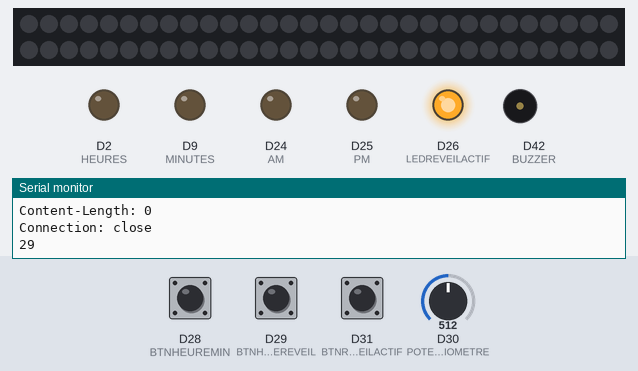
Recording of a sketch running on a simulated Arduino MKR. Parts: 60 RGB LEDs in strip order, left to right, continuing on the next row, output pins drawn as LEDs (lit = HIGH), buzzer (waves = sounding), the last lines printed to the serial monitor. The test bench sets the inputs (shaded band); at power-on: D30 (POTENTIOMETRE) = 512, D29 (BTNHORLOGEREVEIL) LOW, D28 (BTNHEUREMIN) LOW, D31 (BTNREVEILACTIF) LOW. WiFi joins after 1.5 s; servers stay silent unless stated; uploads are accepted with an empty reply.

Above: at 8.1 s.
8.2 s: D30 (POTENTIOMETRE) set to 546
13.8 s: D30 (POTENTIOMETRE) set to 562
At 18.5 s:
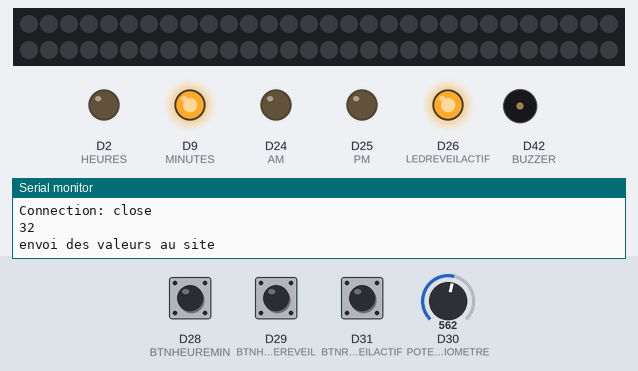
26.6 s: D29 (BTNHORLOGEREVEIL) pulled HIGH for 2.85 s
At 28.0 s:
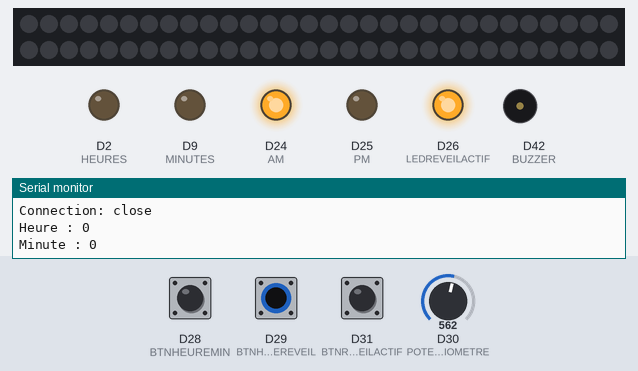
41.1 s: D30 (POTENTIOMETRE) set to 10
At 50.8 s:
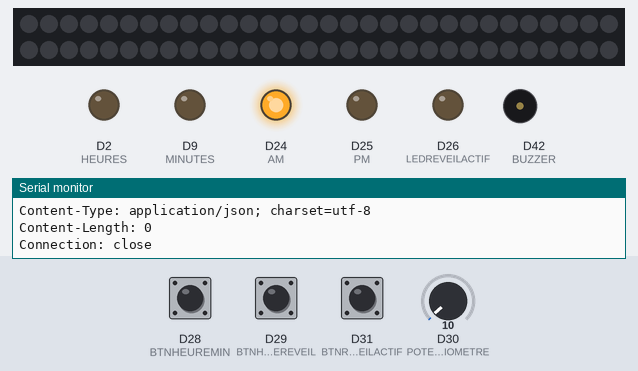
57.2 s: D30 (POTENTIOMETRE) set to 19
At 65.8 s:
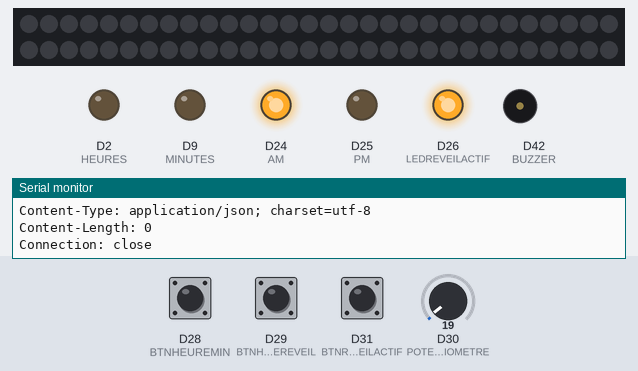
66.1 s: D30 (POTENTIOMETRE) set to 15
At 75.13 s:
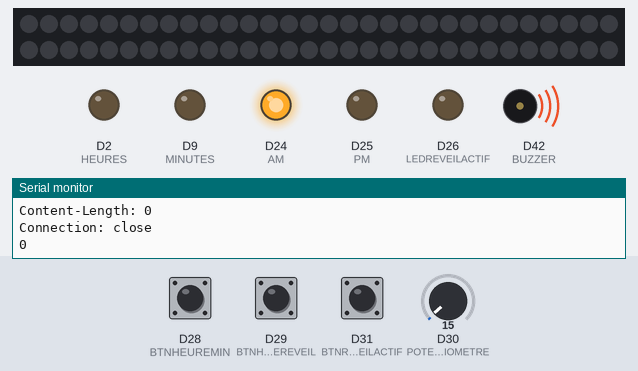
Timing chart, 0 to 76.7 s (numbered marks = the images above; inputs shaded):
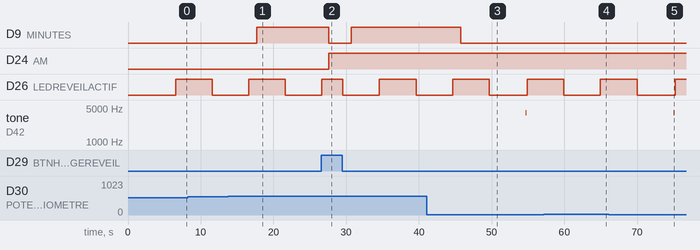

Measured:
- the behaviour switches between 554 and 555 on D30 (POTENTIOMETRE) (found by bisection; images 0 and 1)
- the behaviour switches between 18 and 17 on D30 (POTENTIOMETRE) (found by bisection; images 4 and 5)
- after the input at 13.8 s, D9 (MINUTES): LOW → HIGH after 3.9 s
- after the input at 26.6 s, D9 (MINUTES): HIGH → LOW after 1.0 s, → HIGH 3.1 s later; D24 (AM): LOW → HIGH after 1.0 s
- after the input at 41.1 s, D9 (MINUTES): HIGH → LOW after 4.7 s; tone on D42 (BUZZER): silent → 4000 Hz after 13.6 s, → silent 0.10 s later
- after the input at 57.2 s, tone on D42 (BUZZER): stays silent (without the input it goes to 4000 Hz after 7.8 s)
- after the input at 66.1 s, tone on D42 (BUZZER): silent → 4000 Hz after 8.9 s, → silent 0.10 s later

The sketch:

Arduiwake.ino
```cpp
/* SETUP :
 * bouton d'activation du reveil  Pin 12
 * bouton mode réveil/heure       Pin 11
 * Neopixel Strip                 Pin 10
 * Buzzer3                        Pin 9
 * bouton poussoir heure/minutes  Pin 8
 * bouton poussoir heure reveil   Pin 7
 * Galvanometre heure             Pin 6
 * Galvanometre minutes           Pin 5
 * LED Matin                      Pin 4
 * LED Apres Midi                 Pin 3
 * LED reveil activé ou non       Pin 2
 * Potentiometre                  Pin A0
 */

//import des bibliotheques:

//programme de Théophane
//*************************************************
#include <Wire.h>
#include <Adafruit_NeoPixel.h>
//*************************************************

//Programme d'Éléonore
//=================================================
#include <SPI.h>
#include <WiFi101.h>
//=================================================

//réglage des GIPO:

//programme de Théophane
//*************************************************
#define HEURES 2
#define MINUTES 9
#define AM 24
#define PM 25
#define LEDREVEILACTIF 26
#define BTNHEUREMIN 28
#define BTNHORLOGEREVEIL 29
#define BTNREVEILACTIF 31
#define NEOPIXEL 4
#define POTENTIOMETRE A15
#define BUZZER 42
//*************************************************

//Initialisation des variables:

//programme de Théophane
//*************************************************
boolean switchHeureMinute = false;
boolean modeHorloge = true;
boolean modeReveil = false;
boolean reveilActif = false;
boolean modeWifiManuel;
int heurePrecedente;
int heureDuReveil;
int minuteDuReveil;
int decalageHoraire;
int heureActuelleEnMinute;
int minuteAvantHeureDuReveil;
int heureDuReveilEnMinute;
int heureActuelle;
int minuteActuelle;
boolean leReveilASonne = 0;
int rouge = 255;
int vert = 255;
int bleu = 255;
int intensite []= {5,7,8,10,13,15,19,23,28,34,42,51,62,76,93,114,139,170,207,255};

//initialisation de la guirlande de LED
Adafruit_NeoPixel strip = Adafruit_NeoPixel(60, NEOPIXEL, NEO_GRB + NEO_KHZ800);
//*************************************************

//Programme d'Éléonore
//=================================================
char ssid[] = "arduiwake"; //  nom du reseau
char pass[] = "arduiwake";    // nom du mot de passe

String Chaine = "";// ce qui est reçu du site web/enregistrement des parametres sous forme de chaine

String SN = "123456"; // No de serie de l'appareil a lire dans l'EPROM (a faire).
                      // Il faudra prealablement l'inscrire en EPROM (autre programme)


//----------- Variables de gestion des parametres du reveil-----------

//Stockage des paramètres
String HH; // Heure du reveil
String MN ; // Minutes du reveil
String FH; // Fuseau horaire
String R;  // composante R
String V;  // composante V
String B; // Composante B
String H_HH; // Heures de l'horloge
String H_MN; // Minutes de l'horloge
String R_A; //réveil actif

boolean HH_Modifiee;//  Heure du reveil modifiee
boolean MN_Modifiee;// Minutes du reveil modifiees
boolean FH_Modifiee; // Fuseau horaire
boolean R_Modifiee;  // composante R modifiee
boolean V_Modifiee;  // composante V modifiee
boolean B_Modifiee; // Composante B modifiee
boolean H_HH_Modifiee; // heures de l'horloge modifiees
boolean H_MN_Modifiee; // minutes de l'horloge modifiees
boolean R_A_Modifiee; //réveil actif

String w_SN = ""; // pour le controle
String w_HH = ""; // Heures du reveil
String w_MN = ""; //Minutes du reveil
String w_FH = ""; // Fuseau horaire
String w_R = ""; // Rouge
String w_V = ""; // Vert
String w_B = ""; // Bleu
String w_H_HH = ""; // Heures actuelle
String w_H_MN = ""; //Minutes actuelle
String w_R_A; //réveil actif
//---------------------------------------------------

int status = WL_IDLE_STATUS;//Statut du Wifi

char serveur[] = "arduiwake.ddns.net";    // nom de l'adresse pour le site ArduiWake
int port=80 ;

WiFiClient client; //Client wifi = celui qui permet d'etablir la connexion avec le site web
//=================================================

void setup() {
  Serial.println("je suis bien en mode manuel");
  //SPI.begin();
  Serial.begin(9600); //pour le débug, ouvre la console

  //Programme d'Éléonore
  //=================================================
  // verifier la presence du shield ainsi que s'il est fonctionel
  if (WiFi.status() == WL_NO_SHIELD) {
    Serial.println("WiFi shield non present");
    // ne pas continuer
    while (true);
  }
  //=================================================

  //Programme de Théophane
  //*************************************************
  //on défini les pin en tant qu'entrée ou sortie
  pinMode (HEURES, OUTPUT);
  pinMode (MINUTES, OUTPUT);
  pinMode (AM, OUTPUT);
  pinMode (PM, OUTPUT);
  pinMode (LEDREVEILACTIF, OUTPUT);
  pinMode (BTNREVEILACTIF, INPUT);
  pinMode (NEOPIXEL, OUTPUT);
  pinMode (BTNHEUREMIN, INPUT);
  pinMode (BTNHORLOGEREVEIL, INPUT);

  //préparation de la guirlande de LED
  strip.begin();
  strip.show();
  //*************************************************
}

void loop() {
    reveilEnModeWifi();
    //Serial.println("je suis bien en mode wifi");
    reveilEnModeManuel();
   // Serial.println("je suis bien en mode manuel");
  if (reveilActif == true){
  //on test s'il est l'heure de reveiller l'utilisateur
  reveilerUtilisateur(heureDuReveil, minuteDuReveil);
  digitalWrite(LEDREVEILACTIF, HIGH);
 }
 else {
  stopReveil();
  Serial.println("Le reveil est desactive");
  digitalWrite(LEDREVEILACTIF, LOW);
 }
 Serial.print("heure du réveil :  ");
 Serial.print(heureDuReveil);
 Serial.print(":");
 Serial.println(minuteDuReveil);
}

//Programme de Théophane
//*************************************************
// Mode Réveil manuel
void reveilEnModeManuel() {
  //On vérifie si l'utilisateur a appuié sur le bouton pour passer en mode Affichage de l'heure ou réglage du réveil
  modeHorloge = changementValeurBouton (modeHorloge, BTNHORLOGEREVEIL); //Mettre en constante mode (horloge ou reveil)
  if (modeHorloge==1){
      modeReveil=0;
    }
  else{
      modeReveil=1;
      }
  //si on est en mode affichage de l'heure
  if(modeHorloge == true){
    //affichage de l'heure:
    AffichageHeure(heureActuelle, minuteActuelle);
  }
  //Si c'est sur la position Réglage de l'heure du réveil
  else{
    reglageHeureMinuteDuReveil();
   }
  //Si le réveil est activé
  boolean wReveilActif = changementValeurBouton(reveilActif, BTNREVEILACTIF);
  if (wReveilActif != reveilActif){
    reveilActif = wReveilActif;
  setWifiReglages("R_A", String(reveilActif));
    }
  delay (125);
}

//Affichage de l'heure sur les galvanometres
void AffichageHeure(int heureAAfficher, int minuteAAfficher) {
    //si l’heure est entre 0 et 11
    if (heureAAfficher < 12 ){
     //on utilise directement la valeur
      analogWrite(HEURES, 255/12*(heureAAfficher)+decalageHoraire);
      Serial.print("Heure : ");
      Serial.println((heureAAfficher)+decalageHoraire);
      digitalWrite(AM, HIGH);
      digitalWrite(PM, LOW);
    }
    else{
     //Sinon on est l’apres midi, on retranche 12
      analogWrite(HEURES, 255/12*(heureAAfficher-12)+decalageHoraire);
      Serial.print("Heure : ");
      Serial.println((heureAAfficher-12)+decalageHoraire);
      digitalWrite(AM, LOW);
      digitalWrite(PM, HIGH);
    }
     //on utilise la valeur pour les minutes directement
     analogWrite(MINUTES, 255/60*(minuteAAfficher));
     Serial.print("Minute : ");
     Serial.println(minuteAAfficher);
   delay (75);
}

//fonction qui s'occupe du réglage de l'heure du réveil en deux temps (heures puis minutes)
void reglageHeureMinuteDuReveil(){
  //On entre dans la fonction changementValeurBouton () pour dire si on regle l'heure ou les minutes
    switchHeureMinute = changementValeurBouton (switchHeureMinute, BTNHEUREMIN);
    //si switchHeureMinute est à 1 (en mode heure)
    if (switchHeureMinute == false){
      while (switchHeureMinute == false && modeHorloge == false){
        //récupération de la valeur du potentiometre
        // reglage des Heures:
        heureDuReveil = analogRead (POTENTIOMETRE)/(1023/23);
        Serial.println(heureDuReveil);
        //on regle un heure le matin
        if (heureDuReveil < 12 ){
          analogWrite(HEURES, 255/12*(heureDuReveil));
          digitalWrite(AM, HIGH);
          digitalWrite(PM, LOW);
        }
        //on regle une heure l'apres midi
        else{
         analogWrite(HEURES, 255/12*(heureDuReveil-12));
         digitalWrite(AM, LOW);
         digitalWrite(PM, HIGH);
       }
     //on regarde si l'utilisateur a changé de mode (heure/minute)
     switchHeureMinute = changementValeurBouton (switchHeureMinute, BTNHEUREMIN);
     modeHorloge = changementValeurBouton (modeHorloge, BTNHORLOGEREVEIL);
     //on reste dans cette boucle tant que l'utilisateur n'a pas appuyé sur le bouton pour changer de mode
     delay (125);
     }
     setWifiReglages("HH", String(heureDuReveil));
    }
  //sinon est en mode minute
  else{
      while (switchHeureMinute == true && modeHorloge == false){
       //récupération de la valeur du potentiometre
       //réglage des Minutes:
       minuteDuReveil = analogRead (POTENTIOMETRE)/17.338983051;
       Serial.println(minuteDuReveil);
       analogWrite(MINUTES, 255/60*(minuteDuReveil));
       //on regarde si l'utilisateur a changé de mode (heure/minute)
       switchHeureMinute = changementValeurBouton (switchHeureMinute, BTNHEUREMIN);
       modeHorloge = changementValeurBouton (modeHorloge, BTNHORLOGEREVEIL);
       //on reste dans cette boucle tant que l'utilisateur n'a pas appuyé sur le bouton pour changer de mode
       delay (125);
     }
     setWifiReglages("MN", String(minuteDuReveil));
   }
}

//Fonction qui sert à réveiller l'utilisateur progressivement durant 20 min
void reveilerUtilisateur(int heure, int minute) {
  //on chage le format de l'heure du reveil en une seule variable
  heureDuReveilEnMinute = minute+60*heure;
    //on chage le format de l'heure actuelle en une seule variable
    heureActuelleEnMinute = heureActuelle*60+minuteActuelle;
    // nombre de minutes restantes avant l'heure du reveil
    minuteAvantHeureDuReveil = heureDuReveilEnMinute-heureActuelleEnMinute;
      if (minuteAvantHeureDuReveil > -1 && minuteAvantHeureDuReveil < 20){
        leReveilASonne = 1;
        int c=19-minuteAvantHeureDuReveil;
        if (heurePrecedente != heureActuelleEnMinute){
          //on allume la guirelande progressivement
          for(int i = 0; i<=59; i++){
            strip.setPixelColor(i, (intensite[c]*rouge)/255, (intensite[c]*vert)/255, (intensite[c]*bleu)/255);
          }
          strip.show();
        }
      }
      Serial.println(minuteAvantHeureDuReveil);
    if (minuteAvantHeureDuReveil <= 0 && minuteAvantHeureDuReveil > -10 && leReveilASonne == 1) {
        tone(BUZZER, 4000);
        delay(100);
        noTone(BUZZER);
        delay (100);
    }
     heurePrecedente = heureActuelleEnMinute ;
}

//Fonction qui sert à stopper le réveil
void stopReveil (){
  Serial.println("c'est sencé sonner");
  noTone(BUZZER);
  for(int i = 0; i<=59; i++){
        strip.setPixelColor(i, 0, 0, 0);
        }
  strip.show();
  leReveilASonne = 0;
}

//Fonction qui sert a changer de valeur (1 ou 0) un variable si on appuie sur un bouton
boolean changementValeurBouton (boolean x, int bouton) {
  //test des conditions
  if (digitalRead(bouton) == 0)//si bouton appuyé (donc le pin indique 0 car il est en mode INPUT_PULLUP)
  {
    if (x==1){
      x=0;
    }
    else{
      x=1;
      }
  }
  delay (175);
  return x;
}
//*************************************************

//Programme d'Éléonore
//=================================================

//Mode Réveil WiFi
void reveilEnModeWifi (){
  Check_Wifi_Reglages();// Recuperer les reglages et les separer

  delay(10);// on peut modifier le delai ca depend de la qualite de la connexion
  if (HH_Modifiee || MN_Modifiee || FH_Modifiee || R_Modifiee || V_Modifiee || B_Modifiee || H_HH_Modifiee || H_MN_Modifiee || R_A_Modifiee){

    //exploiter_les_nouveaux_reglages();
   // Serial.println("Nouveaux réglages détectés");
  }
  else{
   // Serial.println("Reglages non modifies");
  }
}

void setWifiReglages(String var, String val){
  if (!WifiConnect())//Creation liaison avec le wifi/ si on a pas reussi a se connecter au wifi arret
    return;          //de la fonction

  if (client.connect(serveur, port)) {// si le client arrive a se connecter au server et au port
    Serial.println("envoi des valeurs au site" );
    //Serial.print("connecte au serveur ");
   // Serial.println(serveur);
    String req = "GET /?SN=123456&#var=#val HTTP/1.1";
    req.replace("#var",var);
    req.replace("#val",val);
    // Faire une requete HTTP:
    client.println(req);// On va chercher le fichier texte
    client.print("Host: ");
    client.println(serveur);
    client.println("Connection: close");
    client.println();
    String res = client.readString();
    delay(300);
    Serial.print("valeurs envoyées ");
    Serial.println(res);
  }
}

void Check_Wifi_Reglages(){

  HH_Modifiee = false;
  MN_Modifiee = false;
  FH_Modifiee = false;
  R_Modifiee = false;
  V_Modifiee = false;
  B_Modifiee = false;

  //Serial.println("Se connecter au serveur ");

  /*if (!WifiConnect())//Creation liaison avec le wifi/ si on a pas reussi a se connecter au wifi arret
    return;          //de la fonction*/
    WifiConnect();

  if (client.connect(serveur, port)) {// si le client arrive a se connecter au server et au port

    //Serial.print("connecte au serveur ");
   // Serial.println(serveur);

    // Faire une requete HTTP:
    client.println("GET /?SN=123456 HTTP/1.1");// On va chercher le fichier texte
    client.print("Host: ");
    client.println(serveur);
    client.println("Connection: close");
    client.println();
    Chaine = "";
    delay(500);
    // Chaine = client.readString();
    while (client.available())// Tant que la reponse du server n'est pas completement recu:
    {
      char c = client.read();// recevoir un caractere du fichier txt.
      Chaine += c; // lire la chaine CARACTERE FINAL COMPRIS
    }
    if (Chaine == ""){
    Chaine = client.readString();
    }
    Serial.println("Chaine=" + Chaine); // imprimer le contenu de la requete (a supprimer lorsque  tout marchera)

    w_SN = Valeur("SN"); // extraire la valeur de SN de la chaine de caractère

    if (w_SN != "")
    {

      w_HH = Valeur("HH"); // Heures du reveil
      w_MN = Valeur("MN"); // Minutes du reveil
      w_FH = Valeur("FH"); // Fuseau horaire
      w_R = Valeur("R"); // Rouge
      w_V = Valeur("V"); // Vert
      w_B = Valeur("B"); // Bleu
      w_H_HH = Valeur("H_HH"); // Heure de l'horloge
      w_H_MN = Valeur("H_MN"); // Minute de l'horloge
      w_R_A = Valeur("R_A"); //Reveil actif

      // Comparaison des valeurs : (peut etre a stocker ds l' EPROM)
      HH_Modifiee = (w_HH != HH); // Heures reveil modifiees ou pas
      MN_Modifiee = (w_MN != MN); // Minutes modifiees ou pas
      FH_Modifiee = (w_FH != FH); // Fuseau horaire modifie ou pas
      R_Modifiee = (w_R != R); // ...
      V_Modifiee = (w_V != V); // ...
      B_Modifiee = (w_B != B); // ...
      H_HH_Modifiee = (w_H_HH != H_HH); // ...
      H_MN_Modifiee = (w_H_MN != H_MN); // ...
      R_A_Modifiee = (w_R_A != R_A); // ...

      HH = w_HH;
      MN = w_MN;
      FH = w_FH;
      R = w_R;
      V = w_V;
      B = w_B;
      H_HH = w_H_HH;
      H_MN = w_H_MN;
      R_A = w_R_A;

      // Unification des deux codes
      //+++++++++++++++++++++++++++++++++++++++++++++++++++++++++++++++

      heureDuReveil = HH.toInt(); // .toInt() permet de transformer une String en int
      minuteDuReveil = MN.toInt();
      decalageHoraire = FH.toInt();
      rouge = R.toInt();
      vert = V.toInt();
      bleu = B.toInt();
      heureActuelle = H_HH.toInt();
      minuteActuelle = H_MN.toInt();
      reveilActif = R_A.toInt();
     /* Serial.print("Heure : ");  // pour les tests
      Serial.println(heureActuelle); //...
      Serial.print("minute : ");//...
      Serial.println(minuteActuelle);//...*/
      //+++++++++++++++++++++++++++++++++++++++++++++++++++++++++++++++
    }// Mettre en Eprom aussi
  }
  else
  {
    Serial.print("Pas connecte au serveur ");

  }

}

bool WifiConnect(){
  // tente de se connecter au resau wifi:
  status = WiFi.status();//renvoi le statut du wifi
  if (status == WL_CONNECTED) {
    return true;// renvoi un valeur vrai/faux --> boolean
  }

  Serial.print("Tente de se connecter au SSID: ");
  Serial.println(ssid); //nom du reseau
  // Connexion au reseau WPA/WPA2. A changer si on utilise un reaseau WEP:
  status = WiFi.begin(ssid, pass);// demande de connaxion wifi

  // attendre 10 secondes pour la connion:

  //printWifiStatus();
  status = WiFi.status();//reccuperation du statut wifi
  if (status == WL_CONNECTED){ // Si connecté
    Serial.println("Connecté");
    return true; //Connecté / Youpi !!!!!
  }
  else {
    Serial.println("Pas connecté au Wifi");
    return false; //Sinon on est pas connecté, il y a retour a la fonction CheckWifiReglages
  }


}

//----------SEPARATION DES VARIABLES----------------------------------------------------

// recherche la variable dans Chaine
// et retourne le contenu de la ligne suivante de la ligne contenant la variable
// ex : dans le fichier txt on a :
//SN
//123456
// On va donc retourner le contenu de la ligne (123456 dans la ligne contenant la variable (SN)

String Valeur(String Variable) {// Identification d'une Variable

  unsigned int i = 0; // index du caractere courant dans la Chaine
  String var = ""; // sera la variable Token lorsqu'elle sera identifiee dans Chaine ex: SN
  String val = ""; // sera la valeur retournee qui correspondra a la variable ex: val=123456 pour var=SN

  // chaque ligne est delimitee 1 ou 2 caracteres de fin de ligne CR (\r) et LF(\n)
  Chaine.replace("\r", ""); //suppression du caractere parasite \r (retour a la ligne)
  String temp = "";
  while (i < Chaine.length()) //tant que tous les caracteres de la chaine ne sont pas traites
  {
    String t = Chaine.substring(i, i + 1);// t est le i-eme caractere de chaine
    if (t == "\n"){// si ce caractere est une fin de ligne alors
      if (var == ""){//tout ce qui a ete lu depuis le dernier caractere de fin de ligne est ""
        if (temp.compareTo(Variable) == 0)
          var = temp;
        temp = "";
      }
      else{
        val = temp;
        Serial.println(var + "=" + val);
        return val; // si la variable et sa valeur sont trouvees alors c'est bon,
                    //on retourne la valeur trouvee
      }
    }
    else
      temp += t;// sinon on passe au caractère suivant

    i++;
  }

  return val;
}
// ---------------------------------------------------------------------------------------


// ------- Pour debug uniquement, on pourrait l'utiliser pour indiquer sur une led le statut
//de la connection WIFI par ex : rouge pour "pas conecté" et vert pour "connecté"-----------

void printWifiStatus() {
  //print the SSID of the network you're attached to:
  Serial.print("SSID: ");
  Serial.println(WiFi.SSID());

  // print your WiFi shield's IP address:
  IPAddress ip = WiFi.localIP();
  Serial.print("IP Address: ");
  Serial.println(ip);

  // print the received signal strength:
  long rssi = WiFi.RSSI();
  Serial.print("signal strength (RSSI):");
  Serial.print(rssi);
  Serial.println(" dBm");
}
//=================================================
```
